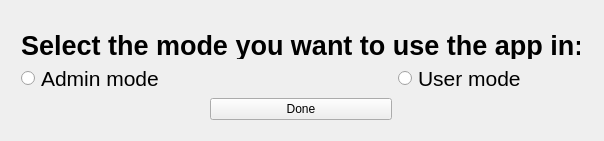
<?xml version="1.0" encoding="UTF-8"?>
<ui version="4.0">
 <class>UserTypeWindowClass</class>
 <widget class="QMainWindow" name="UserTypeWindowClass">
  <property name="geometry">
   <rect>
    <x>0</x>
    <y>0</y>
    <width>604</width>
    <height>141</height>
   </rect>
  </property>
  <property name="windowTitle">
   <string>UserTypeWindow</string>
  </property>
  <widget class="QWidget" name="centralWidget">
   <widget class="QWidget" name="gridLayoutWidget">
    <property name="geometry">
     <rect>
      <x>10</x>
      <y>20</y>
      <width>581</width>
      <height>111</height>
     </rect>
    </property>
    <layout class="QGridLayout" name="gridLayout">
     <item row="1" column="0">
      <widget class="QRadioButton" name="rbAdmin">
       <property name="font">
        <font>
         <pointsize>16</pointsize>
        </font>
       </property>
       <property name="text">
        <string>Admin mode</string>
       </property>
      </widget>
     </item>
     <item row="1" column="1">
      <spacer name="verticalSpacer">
       <property name="orientation">
        <enum>Qt::Orientation::Vertical</enum>
       </property>
       <property name="sizeHint" stdset="0">
        <size>
         <width>20</width>
         <height>40</height>
        </size>
       </property>
      </spacer>
     </item>
     <item row="0" column="0" colspan="3">
      <widget class="QLabel" name="label">
       <property name="font">
        <font>
         <pointsize>20</pointsize>
         <bold>true</bold>
        </font>
       </property>
       <property name="text">
        <string>Select the mode you want to use the app in:</string>
       </property>
      </widget>
     </item>
     <item row="1" column="2">
      <widget class="QRadioButton" name="rbUser">
       <property name="font">
        <font>
         <pointsize>16</pointsize>
        </font>
       </property>
       <property name="text">
        <string>User mode</string>
       </property>
      </widget>
     </item>
     <item row="2" column="1">
      <widget class="QPushButton" name="btnDone">
       <property name="text">
        <string>Done</string>
       </property>
      </widget>
     </item>
    </layout>
   </widget>
  </widget>
 </widget>
 <layoutdefault spacing="6" margin="11"/>
 <resources/>
 <connections>
  <connection>
   <sender>btnDone</sender>
   <signal>clicked()</signal>
   <receiver>UserTypeWindowClass</receiver>
   <slot>btnDone_clicked()</slot>
   <hints>
    <hint type="sourcelabel">
     <x>337</x>
     <y>118</y>
    </hint>
    <hint type="destinationlabel">
     <x>485</x>
     <y>134</y>
    </hint>
   </hints>
  </connection>
 </connections>
 <slots>
  <slot>btnDone_clicked()</slot>
 </slots>
</ui>
